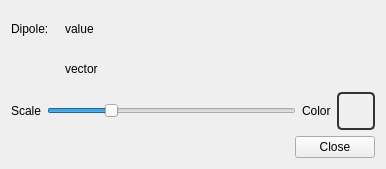
<?xml version="1.0" encoding="UTF-8"?>
<ui version="4.0">
 <class>DipoleConfigurator</class>
 <widget class="QDialog" name="DipoleConfigurator">
  <property name="geometry">
   <rect>
    <x>0</x>
    <y>0</y>
    <width>386</width>
    <height>169</height>
   </rect>
  </property>
  <property name="sizePolicy">
   <sizepolicy hsizetype="MinimumExpanding" vsizetype="MinimumExpanding">
    <horstretch>0</horstretch>
    <verstretch>0</verstretch>
   </sizepolicy>
  </property>
  <property name="windowTitle">
   <string>Dipole Options</string>
  </property>
  <property name="styleSheet">
   <string notr="true">QToolButton {
   color: #333;
   background-color: QLinearGradient( x1: 0, y1: 0, x2: 0, y2: 1, 
          stop: 0 #fff,
          stop: 0.5 #eee, 
          stop: 1 #999);
   border-width: 2px;
   border-color: #333;
   border-style: solid;
   border-radius: 5;
   padding: 0px;
   font-size: 24px;
   min-width: 34px;
   max-width: 34px;
   min-height: 34px;
   max-height: 34px;
}

QToolButton:disabled {
  background-color: QLinearGradient( x1: 0, y1: 0, x2: 0, y2: 1, 
          stop: 0 #fff,
          stop: 0.5 #eee, 
          stop: 1 #bbb);
   border-color: #aaa;
   color: #aaa;
}

QToolButton:pressed {
   background-color: QLinearGradient( x1: 0, y1: 0, x2: 0, y2: 1, 
          stop: 0 #999,
          stop: 0.5 #eee, 
          stop: 1 #fff);
}

QToolButton:checked {
   border-color: #b00;
}

QToolTip {
   border: 2px solid darkkhaki;
   padding: 2px;
   border-radius: 3px;
   opacity: 500;
   font-size: 12px;
}</string>
  </property>
  <layout class="QVBoxLayout" name="verticalLayout">
   <item>
    <layout class="QGridLayout" name="gridLayout">
     <item row="0" column="1">
      <widget class="QLabel" name="dipoleLabel">
       <property name="text">
        <string>value</string>
       </property>
      </widget>
     </item>
     <item row="0" column="0">
      <widget class="QLabel" name="label_2">
       <property name="text">
        <string>Dipole:   </string>
       </property>
      </widget>
     </item>
     <item row="0" column="2">
      <spacer name="horizontalSpacer_2">
       <property name="orientation">
        <enum>Qt::Horizontal</enum>
       </property>
       <property name="sizeHint" stdset="0">
        <size>
         <width>40</width>
         <height>20</height>
        </size>
       </property>
      </spacer>
     </item>
     <item row="1" column="1">
      <widget class="QLabel" name="dipoleVector">
       <property name="text">
        <string>vector</string>
       </property>
      </widget>
     </item>
    </layout>
   </item>
   <item>
    <layout class="QHBoxLayout" name="horizontalLayout_3">
     <item>
      <widget class="QLabel" name="label">
       <property name="text">
        <string>Scale</string>
       </property>
      </widget>
     </item>
     <item>
      <widget class="QSlider" name="scaleSlider">
       <property name="toolTip">
        <string/>
       </property>
       <property name="minimum">
        <number>1</number>
       </property>
       <property name="maximum">
        <number>100</number>
       </property>
       <property name="value">
        <number>25</number>
       </property>
       <property name="orientation">
        <enum>Qt::Horizontal</enum>
       </property>
      </widget>
     </item>
     <item>
      <widget class="QLabel" name="label_4">
       <property name="text">
        <string>Color</string>
       </property>
      </widget>
     </item>
     <item>
      <widget class="QToolButton" name="colorButton">
       <property name="toolTip">
        <string/>
       </property>
       <property name="text">
        <string/>
       </property>
      </widget>
     </item>
    </layout>
   </item>
   <item>
    <layout class="QHBoxLayout" name="horizontalLayout">
     <item>
      <spacer name="horizontalSpacer">
       <property name="orientation">
        <enum>Qt::Horizontal</enum>
       </property>
       <property name="sizeHint" stdset="0">
        <size>
         <width>40</width>
         <height>20</height>
        </size>
       </property>
      </spacer>
     </item>
     <item>
      <widget class="QPushButton" name="closeButton">
       <property name="text">
        <string>Close</string>
       </property>
       <property name="autoDefault">
        <bool>false</bool>
       </property>
      </widget>
     </item>
    </layout>
   </item>
  </layout>
 </widget>
 <resources>
  <include location="../../resources/IQmol.qrc"/>
 </resources>
 <connections>
  <connection>
   <sender>closeButton</sender>
   <signal>clicked()</signal>
   <receiver>DipoleConfigurator</receiver>
   <slot>close()</slot>
   <hints>
    <hint type="sourcelabel">
     <x>229</x>
     <y>448</y>
    </hint>
    <hint type="destinationlabel">
     <x>139</x>
     <y>238</y>
    </hint>
   </hints>
  </connection>
 </connections>
</ui>
